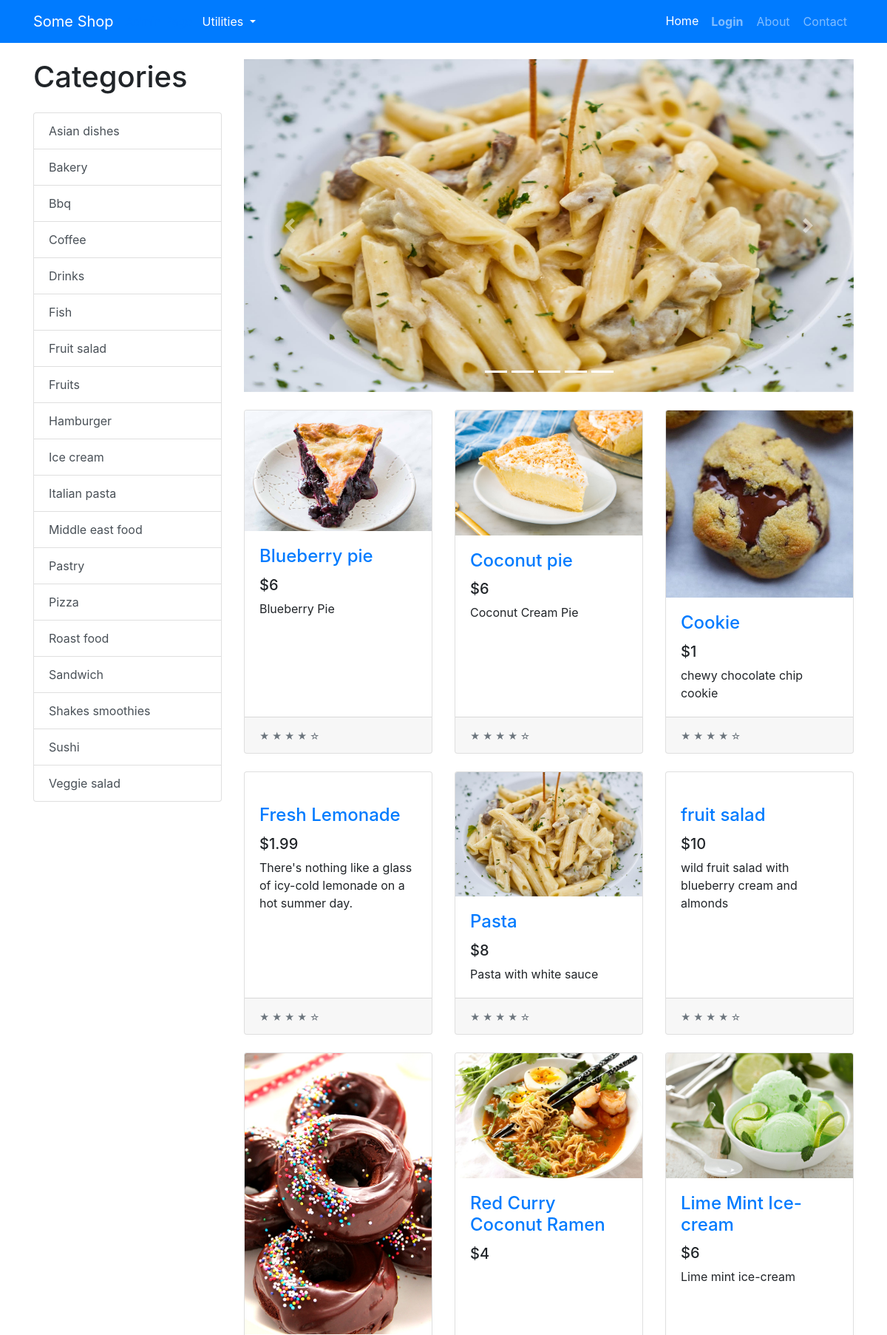
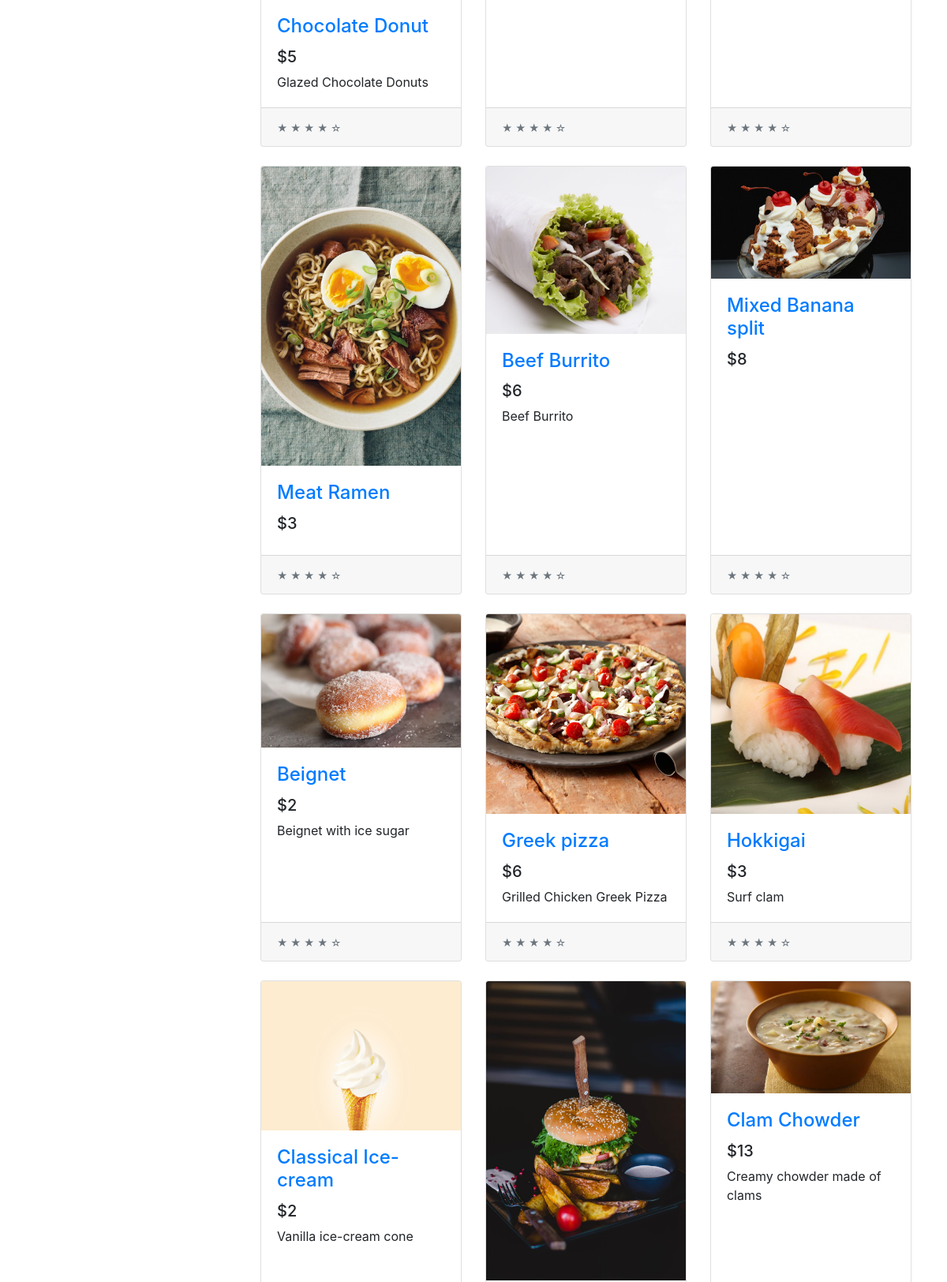
The page / (upper part) on the database its author committed (2 pictures, top to bottom).
### tables this page shows
CREATE TABLE PRODUCT (ID VARCHAR, NAME VARCHAR, PRICE INTEGER, DESCRIPTION TEXT, IMAGE TEXT, TAGS TEXT, SCORE REAL);

### app.py (the view)
@app.route("/")
def home():
    products = get_all_products()
    sorted_products = products.copy()
    random.shuffle(products)
    tags = get_product_tags()
    return render_template("index.html",
                            products=products,
                            tags=tags,
                            chosen_products=sorted_products[:5],
                            os=os,
                            len=len,
                            range=range,
                            enumerate=enumerate)

### common/database.py (called while the page is built)
    @classmethod
    def get_all_products(cls, formalize=True):
        cursor = cls.DATABASE.execute("SELECT * FROM PRODUCT ORDER BY SCORE DESC")
        returned_data = cursor.fetchall()
        if not returned_data:
            return None
        if not formalize:
            return returned_data
        data = []
        for item in returned_data:
            d = {}
            for i, field in enumerate(cls.PRODUCT_FIELDS):
                d[field.lower()] = item[i]
            data.append(d)
        return data

    @classmethod
    def get_product_tags(cls):
        data = cls.get_all_products()
        return sorted({ d['tags'] for d in data })

### models/products/product.py (called while the page is built)
def get_all_products(formalize=True):
    products = Database.get_all_products(formalize=formalize)
    if not formalize:
        return products
    return [ Product(**product) for product in products ]

def get_product_tags():
    return Database.get_product_tags()

### templates/index.html (shortened to what this page needs)
{% extends "base.html" %}
{% block content %}
<div class="container">
    <div class="row">
        <div class="col-lg-3">
            <h1 class="my-4">
                {% if category %}
                {{category.replace("_", " ").capitalize()}}
                {% else %}
                Categories
                {% endif %}
            </h1>
            <div class="list-group" id="list-tab" role="tablist">
                {% for tag in tags %}
                {% if category == tag %}
                <a class="list-group-item list-group-item-action active" href="{{url_for('categories', category=tag)}}"
                    aria-controls="home">{{tag.replace("_", " ").capitalize()}}</a>
                {% else %}
                <a class="list-group-item list-group-item-action" href="{{url_for('categories', category=tag)}}"
                    aria-controls="home">{{tag.replace("_", " ").capitalize()}}</a>
                {% endif %}
                {% endfor %}
            </div>
        </div>
        <div class="col-lg-9">
            <div id="carouselExampleIndicators" class="carousel slide my-4" data-ride="carousel">
                <ol class="carousel-indicators">
                    {% for i in range(len(chosen_products)) %}
                    <li data-target="#carouselExampleIndicators" data-slide-to="{{i}}" class="active"></li>
                    {% endfor %}
                </ol>
                <div class="carousel-inner" role="listbox">
                    {% for i, product in enumerate(chosen_products) %}
                        {% if i == 0 %}
                        <div class="carousel-item active">
                        {% else %}
                        <div class="carousel-item">
                            {% endif %}
                            <a href="{{url_for('product.product', product_id=product.id)}}">
                                <img class="d-block img-fluid carousel-img"
                                    src="{{url_for('static', filename='img/products/{}'.format(os.path.basename(product.image)))}}"
                                    alt="slide">
                            </a>
                        </div>
                        {% endfor %}
                    </div>
                    <a class="carousel-control-prev" href="#carouselExampleIndicators" role="button" data-slide="prev">
                        <span class="carousel-control-prev-icon" aria-hidden="true"></span>
                    </a>
                    <a class="carousel-control-next" href="#carouselExampleIndicators" role="button" data-slide="next">
                        <span class="carousel-control-next-icon" aria-hidden="true"></span>
                    </a>
                </div>
                <div class="row">
                    {% for product in products %}
                    <div class="col-lg-4 col-md-6 mb-4">
                        <div class="card h-100">
                            <a href="{{url_for('product.product', product_id=product.id)}}"><img class="card-img-top"
                                    src="{{url_for('static', filename='img/products/{}'.format(os.path.basename(product.image)))}}"
                                    alt=""></a>
                            <div class="card-body">
                                <h4 class="card-title">
                                    <a href="{{url_for('product.product', product_id=product.id)}}">{{product.name}}</a>
                                </h4>
                                <h5>${{product.price}}</h5>
                                <p class="card-text">{{product.description}}</p>
                            </div>
                            <div class="card-footer">
                                <small class="text-muted">&#9733; &#9733; &#9733; &#9733; &#9734;</small>
                            </div>
                        </div>
                    </div>
                    {% endfor %}
                </div>
            </div>
        </div>
    </div>
    {% endblock content %}

### static/css/shop-homepage.css (style rules this page uses)
body { padding-top: 56px; }

### templates/index.html (style rules this page uses)
.carousel-img { width: 900px; height: 450px; }

### rows shown on the page
PRODUCT: replace "Asian dishes"
PRODUCT: replace "Bakery"
PRODUCT: replace "Bbq"
PRODUCT: replace "Coffee"
PRODUCT: replace "Drinks", name "Fresh Lemonade", price "1.99", description "There's nothing like a glass of icy-cold lemonade on a hot summer day."
PRODUCT: replace "Fish"
PRODUCT: replace "Fruit salad", name "fruit salad", price "10", description "wild fruit salad with blueberry cream and almonds"
PRODUCT: replace "Fruits"
PRODUCT: replace "Hamburger", IMAGE (picture)
PRODUCT: replace "Ice cream"
PRODUCT: replace "Italian pasta", IMAGE (picture), name "Pasta", price "8", description "Pasta with white sauce"
PRODUCT: replace "Middle east food"
PRODUCT: replace "Pastry"
PRODUCT: replace "Pizza"
PRODUCT: replace "Roast food"
PRODUCT: replace "Sandwich"
PRODUCT: replace "Shakes smoothies"
PRODUCT: replace "Sushi"
PRODUCT: replace "Veggie salad"
PRODUCT: IMAGE (picture), name "Blueberry pie", price "6", description "Blueberry Pie"
PRODUCT: IMAGE (picture), name "Coconut pie", price "6", description "Coconut Cream Pie"
PRODUCT: IMAGE (picture), name "Cookie", price "1", description "chewy chocolate chip cookie"
PRODUCT: IMAGE (picture), name "Chocolate Donut", price "5", description "Glazed Chocolate Donuts"
PRODUCT: IMAGE (picture), name "Red Curry Coconut Ramen", price "4"
PRODUCT: IMAGE (picture), name "Lime Mint Ice-cream", price "6", description "Lime mint ice-cream"
PRODUCT: IMAGE (picture), name "Meat Ramen", price "3"
PRODUCT: IMAGE (picture), name "Beef Burrito", price "6", description "Beef Burrito"
PRODUCT: IMAGE (picture), name "Mixed Banana split", price "8"
PRODUCT: IMAGE (picture), name "Beignet", price "2", description "Beignet with ice sugar"
PRODUCT: IMAGE (picture), name "Greek pizza", price "6", description "Grilled Chicken Greek Pizza"
PRODUCT: IMAGE (picture), name "Hokkigai", price "3", description "Surf clam"
PRODUCT: IMAGE (picture), name "Classical Ice-cream", price "2", description "Vanilla ice-cream cone"
PRODUCT: IMAGE (picture), name "Clam Chowder", price "13", description "Creamy chowder made of clams"
